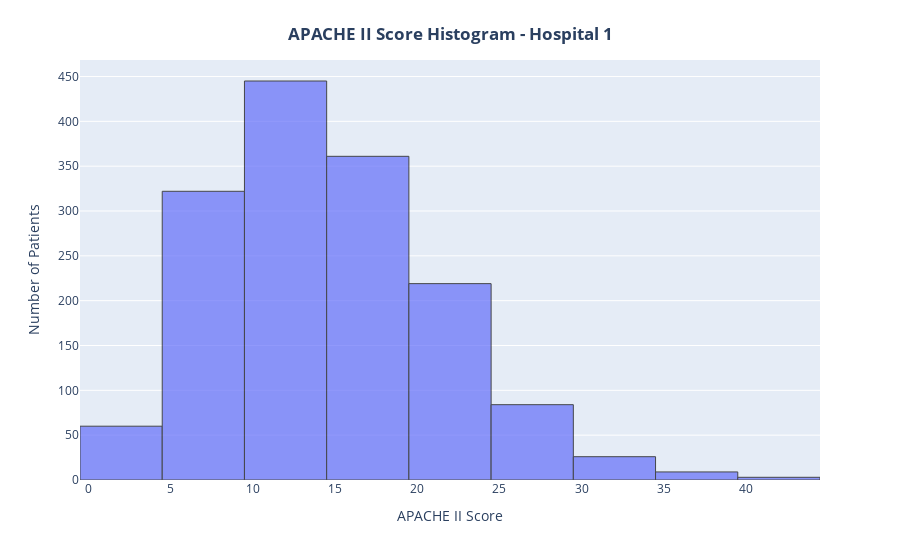

The cell this chart's notebook holds for it:
### Markdown cell above
**Histogram based on APACHE II Score**

### Code cell
apache_df_copy = apache_df_H1.copy()
print("Initial number of rows:", len(apache_df_copy))
apache_df_copy = apache_df_copy[apache_df_copy["Estimated Mortality"] != "-"]
print("Number of rows after removing rows:", len(apache_df_copy))

fig = px.histogram(apache_df_copy, x = "APACHE II Score", nbins = 20)
fig.update_traces(marker_line_color = "black", marker_line_width = 1, opacity = 0.7)
fig.update_layout(yaxis_title = "Number of Patients")
fig.update_layout(title = {"text" : "<b>APACHE II Score Histogram - Hospital 1</b>", "x" : 0.5, "y" : 0.95, "xanchor" : "center", "yanchor" : "top"})
fig.show()

### Figure 1 — Plotly figure (JSON) as saved in the notebook; plotly's stock layout.template omitted (floating-point values rounded to 4 significant figures; data arrays with more than 128 entries replaced by an {"elided": "..."} marker saying what was removed)
{"data": [{"alignmentgroup": "True", "bingroup": "x", "hovertemplate": "APACHE II Score=%{x}<br>count=%{y}<extra></extra>", "legendgroup": "", "marker": {"color": "#636efa", "line": {"color": "black", "width": 1}, "pattern": {"shape": ""}}, "name": "", "nbinsx": 20, "offsetgroup": "", "opacity": 0.7, "orientation": "v", "showlegend": false, "type": "histogram", "x": {"elided": "1529 int values"}, "xaxis": "x", "yaxis": "y"}], "layout": {"barmode": "relative", "legend": {"tracegroupgap": 0}, "margin": {"t": 60}, "title": {"text": "<b>APACHE II Score Histogram - Hospital 1</b>", "x": 0.5, "xanchor": "center", "y": 0.95, "yanchor": "top"}, "xaxis": {"anchor": "y", "domain": [0, 1], "title": {"text": "APACHE II Score"}}, "yaxis": {"anchor": "x", "domain": [0, 1], "title": {"text": "Number of Patients"}}}}
